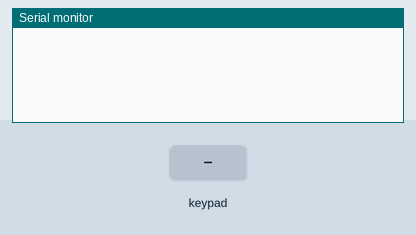
Simulated run of this sketch. Board: Arduino Uno, built with avr-gcc and run on an emulated ATmega328P. Parts: the last lines printed to the serial monitor. Inputs (shaded band) come from the test bench.

Above: at 1.2 s.
1.3 s: key '1' pressed
At 1.9 s:
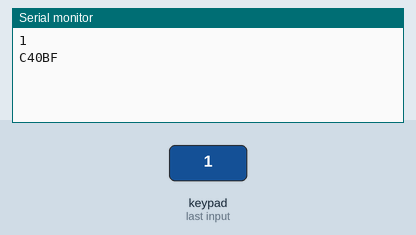
2.8 s: keypad keys C 9 8 6 7 pressed 0.4 s apart
At 5.4 s:
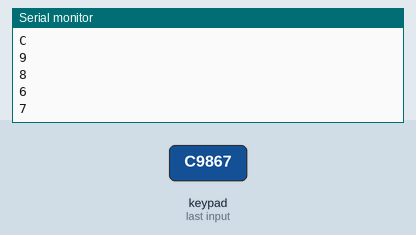
6.3 s: key 'A' pressed
At 7.0 s:
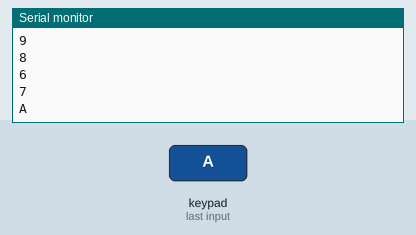
7.8 s: keypad keys C 9 8 6 7 # pressed 0.4 s apart
At 10.7 s:
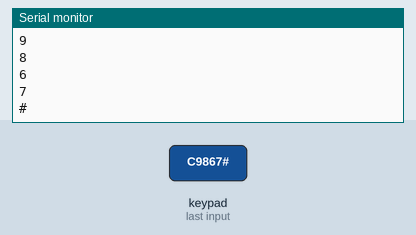
11.7 s: key 'B' pressed
At 12.3 s:
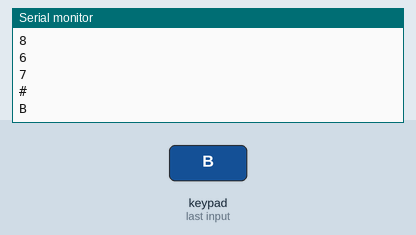
13.2 s: keypad keys C 9 8 6 7 * pressed 0.4 s apart
At 16.3 s:
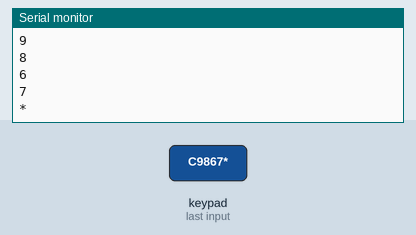
Timing chart, 0 to 17.8 s (numbered marks = the images above; inputs shaded):
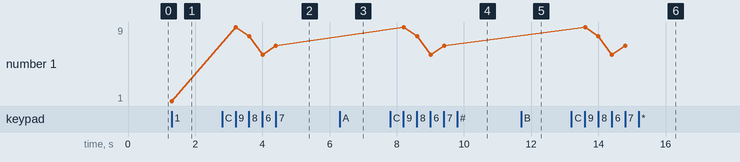

Measured:
- after the input at 1.3 s, the serial monitor: prints a new line at once (image 1)
- after the input at 2.8 s, the serial monitor: prints a new line at once (image 2)
- after the input at 6.3 s, the serial monitor: prints a new line at once (image 3)
- after the input at 7.8 s, the serial monitor: prints a new line at once (image 4)
- after the input at 11.7 s, the serial monitor: prints a new line at once (image 5)
- after the input at 13.2 s, the serial monitor: prints a new line at once (image 6)
- plotted number 1: 1 → 7 after the input at 2.8 s

The sketch:

KEYPAD.ino
```cpp
/* @file HelloKeypad.pde
|| @version 1.0
|| @author Alexander Brevig
|| @contact alexanderbrevig@gmail.com
||
|| @description
|| | Demonstrates the simplest use of the matrix Keypad library.
|| #
*/
#include <Keypad.h>


#include <IRremote.h>
IRsend irsend;

const byte TAMANO_CHAR = 6;

char BOTON_ON_OFF[TAMANO_CHAR] = "C40BF";
char BOTON_FREEZE[TAMANO_CHAR] = "CC03F";
char BOTON_MENU[TAMANO_CHAR] = "CF00F";
char BOTON_ARRIBA[TAMANO_CHAR] = "CD02F";
char BOTON_AUTO[TAMANO_CHAR] = "C10EF";
char BOTON_IZQUIERDA[TAMANO_CHAR] = "CB04F";
char BOTON_MODE[TAMANO_CHAR] = "C08F7";
char BOTON_DERECHA[TAMANO_CHAR] = "C708F";
char BOTON_BLANK[TAMANO_CHAR] = "CE01F";
char BOTON_ABAJO[TAMANO_CHAR] = "C30CF";
char BOTON_SOURCE[TAMANO_CHAR] = "C20DF";
char BOTON_MAS_VOLUME[TAMANO_CHAR] = "C41BE";
char BOTON_MENOS_VOLUME[TAMANO_CHAR] = "CC13E";
char BOTON_MAS_MAGNIFY[TAMANO_CHAR] = "C18E7";
char BOTON_MENOS_MAGNIFY[TAMANO_CHAR] = "C9867";
char BOTON_ON_TIMER[TAMANO_CHAR] = "CA45B";
char BOTON_SETUP_TIMER[TAMANO_CHAR] = "C649B";

const byte ROWS = 4; //four rows
const byte COLS = 4; //three columns
char keys[ROWS][COLS] = {
  {'1','2','3','A'},
  {'4','5','6','B'},
  {'7','8','9','C'},
  {'*','0','#','D'}
};
byte rowPins[ROWS] = {11, 10, 9, 8}; //connect to the row pinouts of the keypad
byte colPins[COLS] = {7, 6, 5, 4}; //connect to the column pinouts of the keypad

Keypad keypad = Keypad( makeKeymap(keys), rowPins, colPins, ROWS, COLS );

void setup(){
  Serial.begin(9600);
}

void loop(){
  char key = keypad.getKey();

  if (key){
    Serial.println(key);
  }
  switch (key) {
    case '1':
      Serial.println(BOTON_ON_OFF);
      irsend.sendNEC(0x00c40bf, 32);

    break;
  }
}
```
